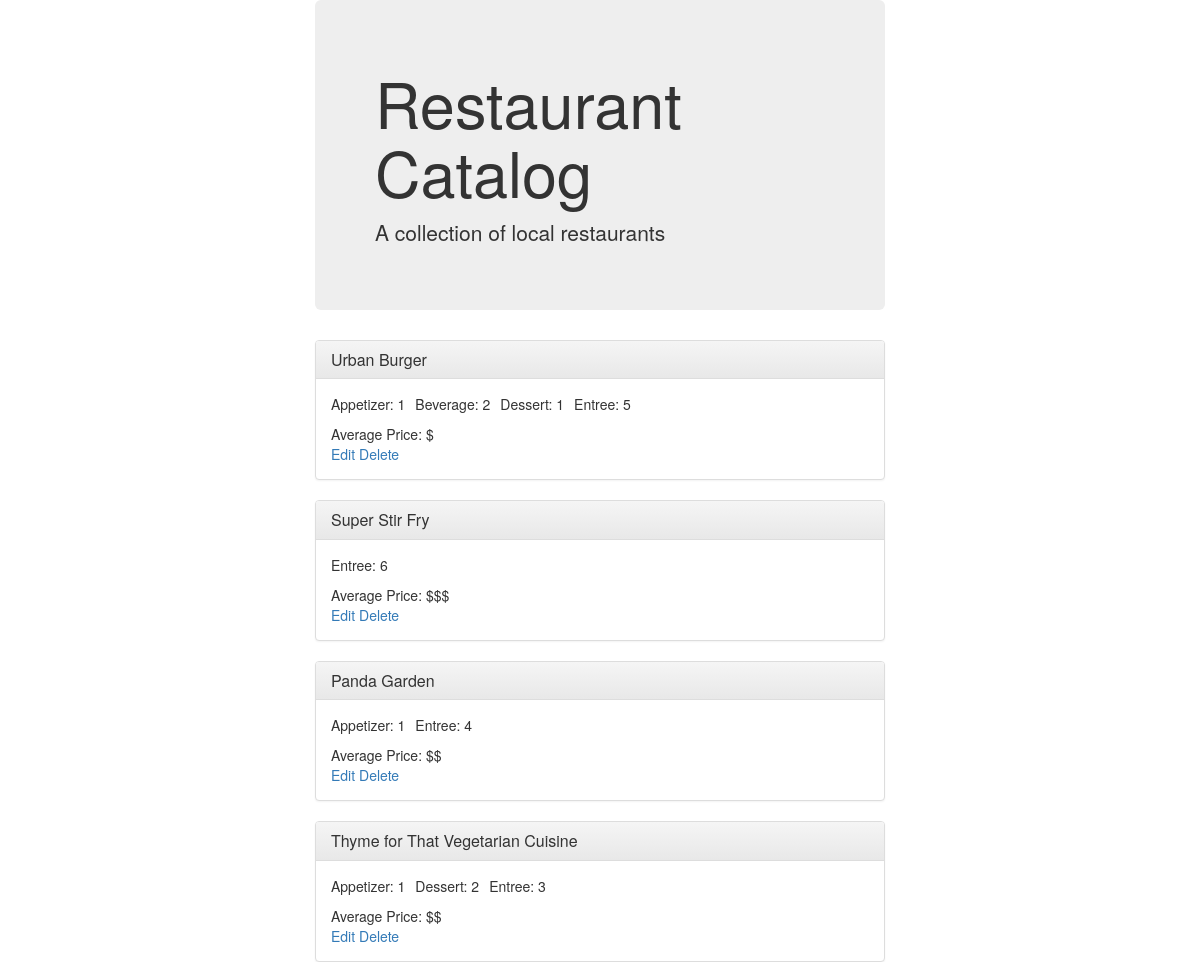
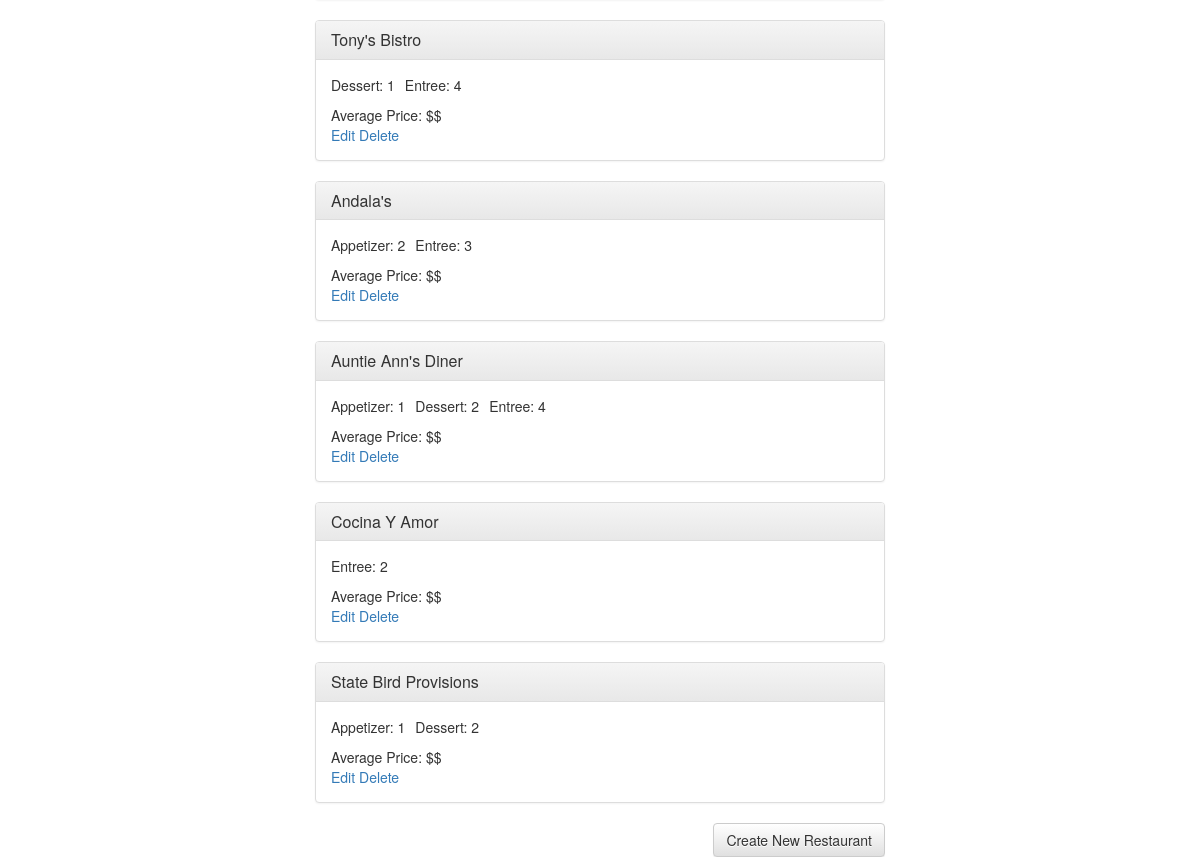
The page /restaurants/ on the database its author committed (2 pictures, top to bottom).
### project/database_setup.py (models this page shows, shortened)
class Restaurant(Base):
    __tablename__ = 'restaurant'
    id = Column(Integer, primary_key=True)
    name = Column(String(250), nullable=False)

class MenuItem(Base):
    __tablename__ = 'menu_item'
    name = Column(String(80), nullable=False)
    id = Column(Integer, primary_key=True)
    description = Column(String(250))
    price = Column(Float)
    course = Column(String(250))
    restaurant_id = Column(Integer, ForeignKey('restaurant.id'))
    restaurant = relationship(Restaurant)

### project/project.py (the view)
@app.route('/')
@app.route('/restaurants/')
def mainPage():
    restaurants = list()
    restaurantQuery = session.query(Restaurant).all()
    for restaurant in restaurantQuery:
        r = dict()
        r['id'] = restaurant.id
        r['name'] = restaurant.name
        r['courses'] = session.query(func.count(MenuItem.id)).add_column(MenuItem.course). \
            filter_by(restaurant_id=restaurant.id).group_by(MenuItem.course).order_by(MenuItem.course.asc()).all()
        r['avgPrice'] = render_price(restaurant)
        restaurants.append(r)
    return render_template('front.html', restaurants=restaurants)

### project/project.py (called while the page is built)
def render_price(restaurant):
    price = session.query(func.avg(MenuItem.price)).filter_by(restaurant_id=restaurant.id).one()[0]
    if price:
        price = float(price)
        if price < 5.:
            return "$"
        elif price < 10.:
            return "$$"
        else:
            return "$$$"
    return "$"

### project/templates/front.html (shortened to what this page needs)
{% extends "base.html" %}
{% block content %}
<div class="row">
  <div class="col-md-6">
    <div class="jumbotron">
        <h1>Restaurant Catalog</h1>
        <p>A collection of local restaurants</p>
    </div>
    {% for r in restaurants %}
    <div class="panel panel-default">
        <div class="panel-heading">
            <h3 class="panel-title"><a href="{{url_for('restaurantMenu', restaurant_id=r['id'])}}">{{r['name']}}</a></h3>
        </div>
        <div class="panel-body">
            {% if r.get('courses') and r.get('courses')|length > 0 %}
              <ul class="list-inline">
              {% for c in r['courses'] %}
                  <li> {{c[1]}}: {{c[0]}}
              {% endfor %}
              </ul>
            {% endif %}
            Average Price: {{r['avgPrice']}}
            <br>
            <a href="{{url_for('restaurantEdit', restaurant_id=r.id)}}")}}">Edit</a>
            <a href="{{url_for('restaurantDelete', restaurant_id=r.id)}}")}}">Delete</a>
        </div>
    </div>
    {% endfor %}
    <div class="text-right">
      <a href="{{url_for('restaurantNew')}}" class="btn btn-default">Create New Restaurant</a>
    </div>
  </div>
</div>
{% endblock %}

### project/templates/base.html (shortened to what this page needs)
<!DOCTYPE html>
<html lang="en">
  <head>
    <link rel="stylesheet" href="https://maxcdn.bootstrapcdn.com/bootstrap/3.3.7/css/bootstrap.min.css">
    <link rel="stylesheet" href="https://maxcdn.bootstrapcdn.com/bootstrap/3.3.7/css/bootstrap-theme.min.css">
  </head>
  <body>
    <div class="container-fluid">
      {% block content %}
      {% endblock %}
    </div>
  </body>
</html>

### rows shown on the page
Restaurant: name "Urban Burger", c "Beverage" "Entree", c "2" "5", avgPrice "$"
MenuItem: course "Appetizer", restaurant "1", id "2"
MenuItem: course "Dessert", restaurant "1"
Restaurant: name "Super Stir Fry", c "Entree", c "6", avgPrice "$$$"
Restaurant: name "Panda Garden", c "Entree", c "4", avgPrice "$$"
Restaurant: name "Thyme for That Vegetarian Cuisine", c "Dessert" "Entree", c "2" "3", avgPrice "$$"
Restaurant: name "Tony's Bistro", c "Entree", c "4", avgPrice "$$"
Restaurant: name "Andala's", c "Entree", c "3", avgPrice "$$"
Restaurant: name "Auntie Ann's Diner", c "Dessert" "Entree", c "2" "4", avgPrice "$$"
Restaurant: name "Cocina Y Amor", c "Entree", c "2", avgPrice "$$"
Restaurant: name "State Bird Provisions", c "Dessert", c "2", avgPrice "$$"
